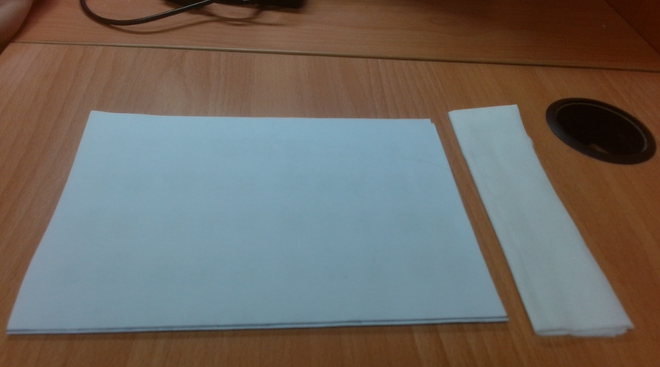
#> input picture summer_vacation/paper/img5.png, 660 x 367 px
$ python -i 123.py   (imports and definitions only)
#> lines starting #> are read from the running program, lines starting #| are printed output that depends on the picture; after the words box and inside, x2 and y2 are one past the last pixel; in counts of white or black regions, pixels touching at a corner belong together
#> further down, picture is the input picture: shape (367, 660, 3); mean B, G, R 97.8, 104.5, 111
import cv2
import numpy as np
from PIXEL_TO_CM import get_pixel_per_cm

IMG_PATH = "img5.png"  # 請替換為您的圖像路徑


def get_paper_bottom_from_contour(contour):
    """從白紙輪廓計算實際的下緣位置"""
    # 找到輪廓中y座標最大的點（最下方的點）
    max_y = 0
    for point in contour:
        y = point[0][1]
        if y > max_y:
            max_y = y
    return max_y


def find_largest_contour(image):
    """找到畫面中最大面積的物體（白紙）"""
    gray = cv2.cvtColor(image, cv2.COLOR_BGR2GRAY)
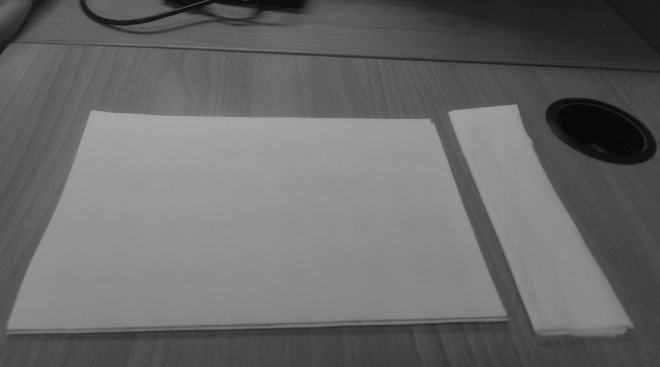
#> gray: shape (367, 660); min 6, max 168, mean 105.7

    # 二值化處理
    _, binary = cv2.threshold(gray, 127, 255, cv2.THRESH_BINARY)
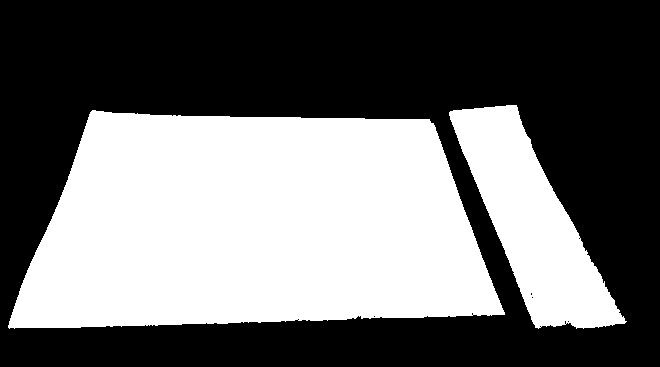
#> binary: shape (367, 660); 42.7% white; 2 white regions

    # 找到所有輪廓
    contours, _ = cv2.findContours(binary, cv2.RETR_EXTERNAL, cv2.CHAIN_APPROX_SIMPLE)
#> contours = 2 contours; box (x1, y1, x2, y2) and area: (8, 110, 505, 329) 85544, (449, 105, 627, 329) 17038

    if not contours:
        return None, None, None

    # 找到面積最大的輪廓（白紙）
    largest_contour = max(contours, key=cv2.contourArea)
#> largest_contour = contour of 464 points, box (x1, y1, x2, y2) (8, 110, 505, 329), area 85544

    # 獲取邊界矩形
    x, y, w, h = cv2.boundingRect(largest_contour)
#> x = 8; y = 110; w = 497; h = 219

    # 計算白紙的實際下緣位置（基於輪廓而非矩形）
    paper_bottom = get_paper_bottom_from_contour(largest_contour)
#> the loop in get_paper_bottom_from_contour, `for point in contour:` made 464 passes
#> (point, y, max_y) on passes 1 to 12: ([[92, 110]], 110, 110), ([[90, 112]], 112, 112), ([[90, 113]], 113, 113), ([[89, 114]], 114, 114), ([[89, 116]], 116, 116), ([[88, 117]], 117, 117), ([[88, 119]], 119, 119), ([[87, 120]], 120, 120), ([[87, 122]], 122, 122), ([[86, 123]], 123, 123), ([[86, 125]], 125, 125), ([[85, 126]], 126, 126)
#> (y, max_y) on passes 61 to 66: (196, 196), (197, 197), (199, 199), (200, 200), (201, 201), (202, 202)
#> after the loop in get_paper_bottom_from_contour, `for point in contour:`: max_y = 328
#> paper_bottom = 328

    return largest_contour, (x, y, w, h), paper_bottom


# [194 lines left out: functions detect_lines, classify_lines, calculate_distance_to_paper_bottom, draw_results, main, not called in this run]


# [2 lines not run here, left out]

>>> import cv2
>>> picture = cv2.imread('img5.png')
>>> result = find_largest_contour(picture)
#> result = 3 items, first 3: contour of 464 points, box (x1, y1, x2, y2) (8, 110, 505, 329), area 85544, (8, 110, 497, 219), 328

$ run again, on summer_vacation/paper/img1.png
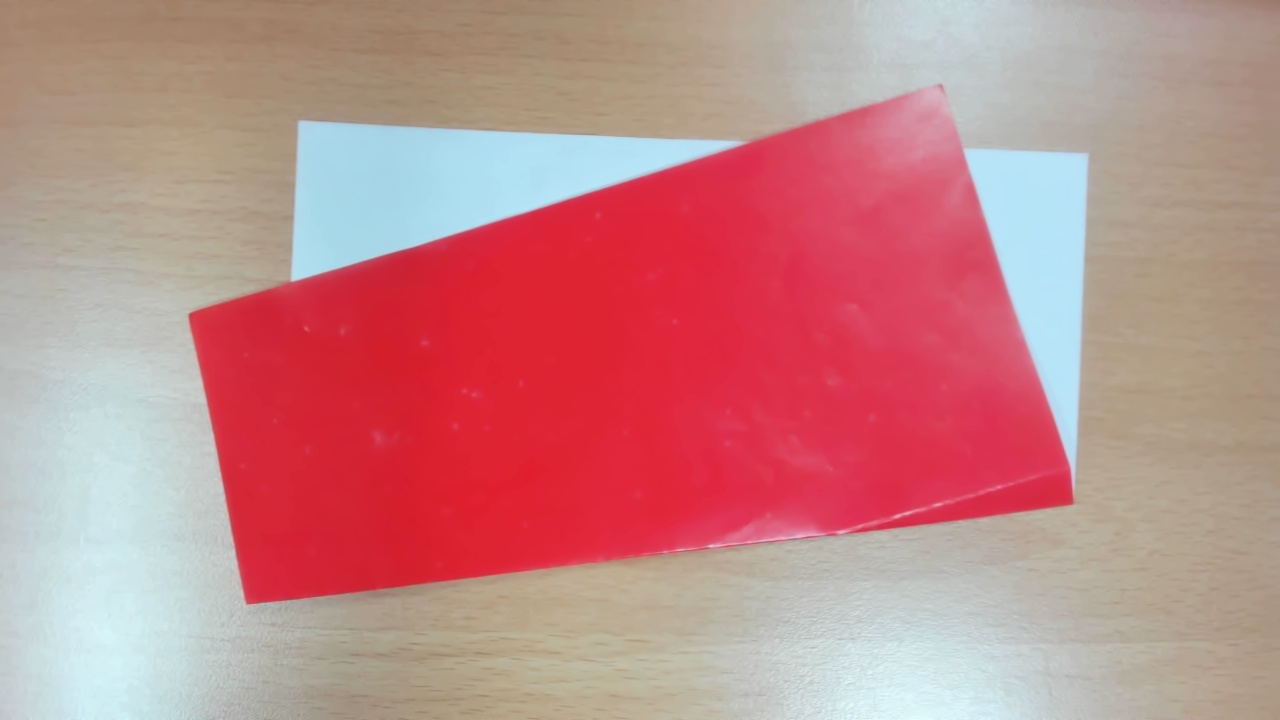
#> input picture summer_vacation/paper/img1.png, 1280 x 720 px
#> picture is the input picture: shape (720, 1280, 3); mean B, G, R 136.9, 136.5, 193.5
#> in find_largest_contour, `gray = cv2.cvtColor(image, cv2.COLOR_BGR2GRAY)`:
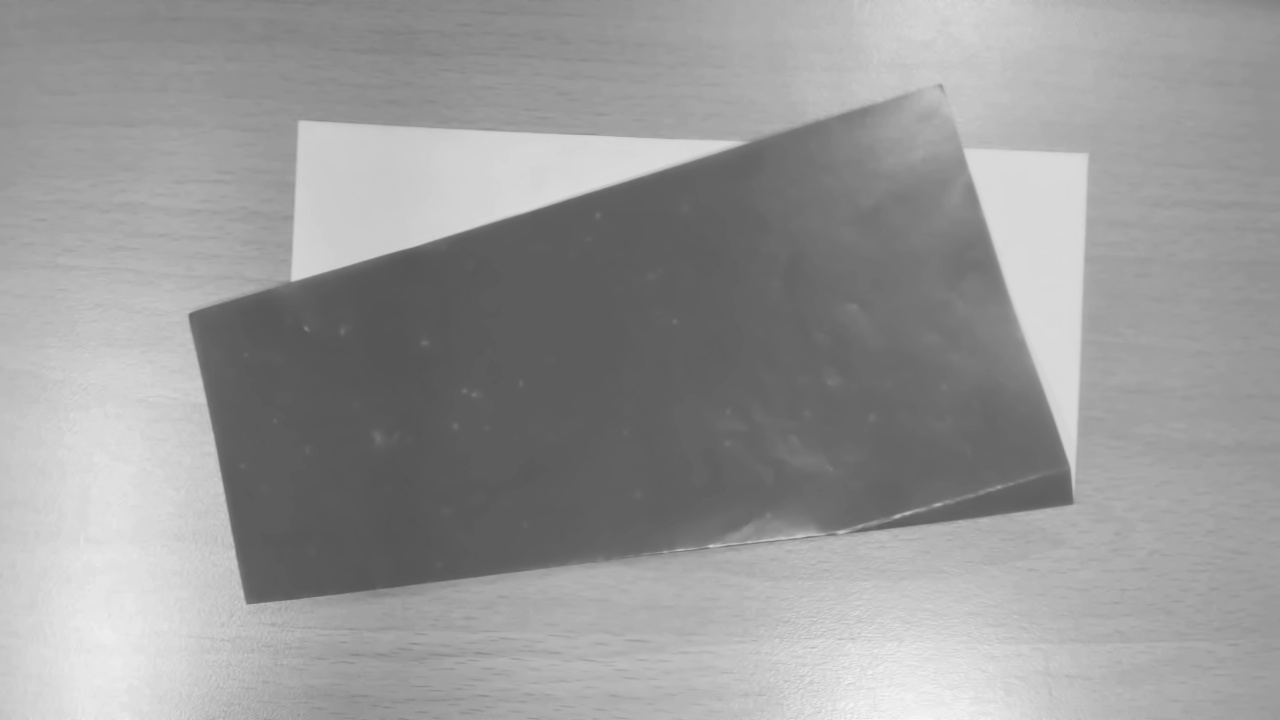
#> gray: shape (720, 1280); min 85, max 247, mean 153.6
#> in find_largest_contour, `_, binary = cv2.threshold(gray, 127, 255, cv2.THRESH_BINARY)`:
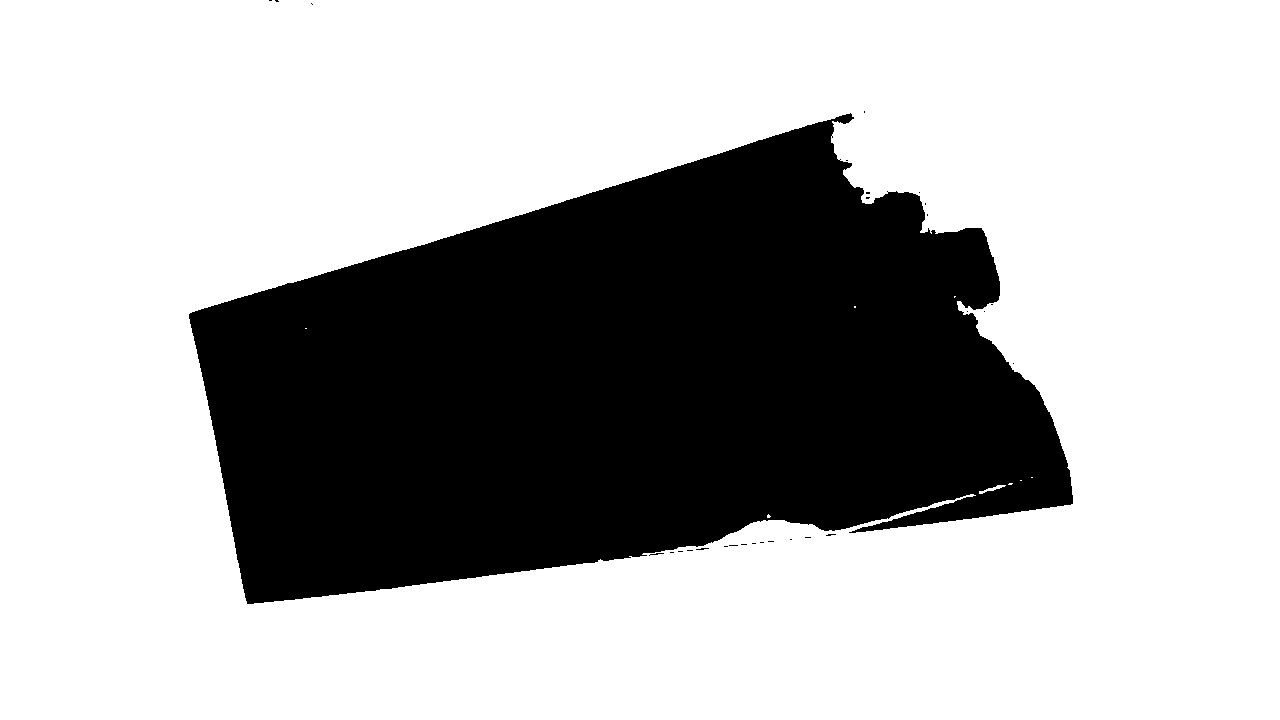
#> binary: shape (720, 1280); 69.9% white; 29 black regions (28 under 20 px)
#> contours = 1 contour; box (x1, y1, x2, y2) and area: (0, 0, 1280, 720) 919591
#> largest_contour = contour of 13 points, box (x1, y1, x2, y2) (0, 0, 1280, 720), area 919591
#> in find_largest_contour, `x, y, w, h = cv2.boundingRect(largest_contour)`: x = 0; w = 1280; h = 720
#> the loop in get_paper_bottom_from_contour, `for point in contour:` made 13 passes
#> (point, y, max_y) on pass 2: ([[0, 719]], 719, 719)
#> after the loop in get_paper_bottom_from_contour, `for point in contour:`: max_y = 719
#> result = 3 items, first 3: contour of 13 points, box (x1, y1, x2, y2) (0, 0, 1280, 720), area 919591, (0, 0, 1280, 720), 719

$ run again, on summer_vacation/paper/img10.png
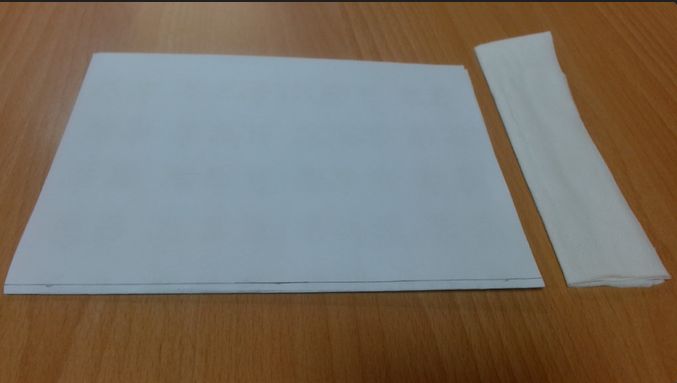
#> input picture summer_vacation/paper/img10.png, 677 x 383 px
#> picture is the input picture: shape (383, 677, 3); mean B, G, R 102.6, 113.7, 121.7
#> in find_largest_contour, `gray = cv2.cvtColor(image, cv2.COLOR_BGR2GRAY)`:
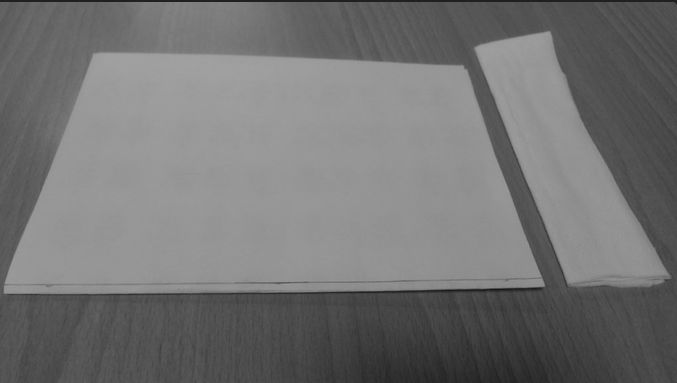
#> gray: shape (383, 677); min 20, max 161, mean 114.8
#> in find_largest_contour, `_, binary = cv2.threshold(gray, 127, 255, cv2.THRESH_BINARY)`:
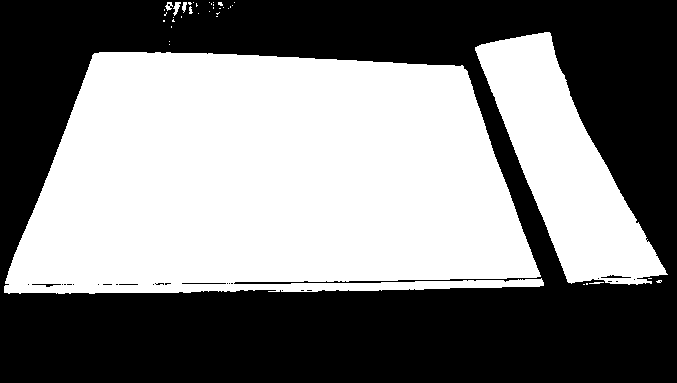
#> binary: shape (383, 677); 49% white; 39 white regions (32 under 20 px)
#> contours = 39 contours, 34 with area under 20; largest, box (x1, y1, x2, y2) and area: (4, 52, 544, 294) 105040, (475, 32, 668, 285) 20642, (173, 2, 181, 16) 40, (165, 2, 173, 11) 29, (182, 2, 187, 13) 22
#> largest_contour = contour of 547 points, box (x1, y1, x2, y2) (4, 52, 544, 294), area 105040
#> in find_largest_contour, `x, y, w, h = cv2.boundingRect(largest_contour)`: x = 4; y = 52; w = 540; h = 242
#> the loop in get_paper_bottom_from_contour, `for point in contour:` made 547 passes
#> (point, y, max_y) on passes 1, 2, 4, 5, 6, 7, 8, 9: ([[99, 52]], 52, 52), ([[98, 53]], 53, 53), ([[92, 55]], 55, 55), ([[92, 58]], 58, 58), ([[91, 59]], 59, 59), ([[91, 60]], 60, 60), ([[90, 61]], 61, 61), ([[90, 63]], 63, 63)
#> after the loop in get_paper_bottom_from_contour, `for point in contour:`: max_y = 293
#> result = 3 items, first 3: contour of 547 points, box (x1, y1, x2, y2) (4, 52, 544, 294), area 105040, (4, 52, 540, 242), 293
